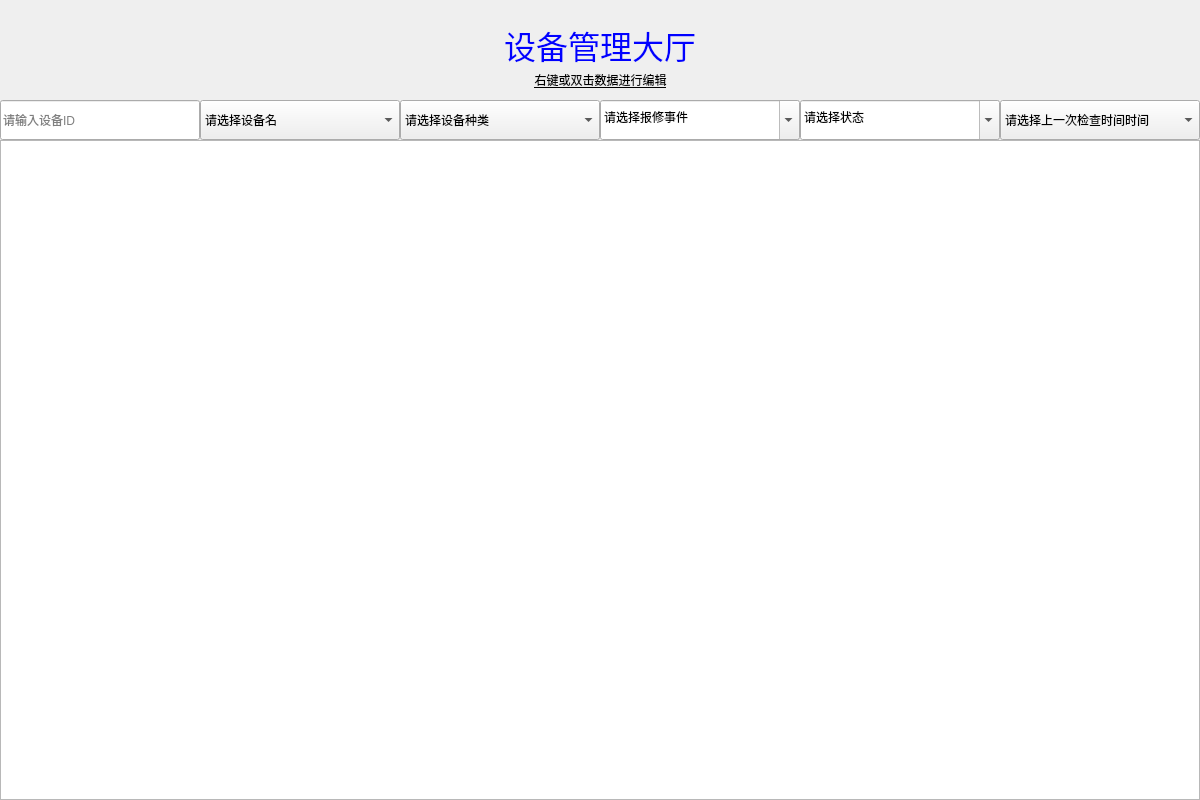
<?xml version="1.0" encoding="UTF-8"?>
<ui version="4.0">
 <class>DeviceMonitorWidget</class>
 <widget class="QWidget" name="DeviceMonitorWidget">
  <property name="geometry">
   <rect>
    <x>0</x>
    <y>0</y>
    <width>1200</width>
    <height>800</height>
   </rect>
  </property>
  <property name="minimumSize">
   <size>
    <width>1200</width>
    <height>800</height>
   </size>
  </property>
  <property name="windowTitle">
   <string>工作人员</string>
  </property>
  <widget class="QTableView" name="tableView">
   <property name="geometry">
    <rect>
     <x>0</x>
     <y>140</y>
     <width>1200</width>
     <height>660</height>
    </rect>
   </property>
   <property name="minimumSize">
    <size>
     <width>0</width>
     <height>0</height>
    </size>
   </property>
   <property name="styleSheet">
    <string notr="true"/>
   </property>
  </widget>
  <widget class="QLineEdit" name="didE">
   <property name="geometry">
    <rect>
     <x>0</x>
     <y>100</y>
     <width>200</width>
     <height>40</height>
    </rect>
   </property>
   <property name="minimumSize">
    <size>
     <width>200</width>
     <height>40</height>
    </size>
   </property>
   <property name="placeholderText">
    <string>请输入设备ID</string>
   </property>
  </widget>
  <widget class="QComboBox" name="lcb">
   <property name="geometry">
    <rect>
     <x>600</x>
     <y>100</y>
     <width>200</width>
     <height>40</height>
    </rect>
   </property>
   <property name="minimumSize">
    <size>
     <width>200</width>
     <height>40</height>
    </size>
   </property>
   <property name="editable">
    <bool>true</bool>
   </property>
   <property name="currentText">
    <string>请选择报修事件</string>
   </property>
   <item>
    <property name="text">
     <string>请选择报修事件</string>
    </property>
   </item>
  </widget>
  <widget class="QComboBox" name="tcb">
   <property name="geometry">
    <rect>
     <x>1000</x>
     <y>100</y>
     <width>200</width>
     <height>40</height>
    </rect>
   </property>
   <property name="minimumSize">
    <size>
     <width>200</width>
     <height>40</height>
    </size>
   </property>
   <item>
    <property name="text">
     <string>请选择上一次检查时间时间</string>
    </property>
   </item>
  </widget>
  <widget class="QComboBox" name="scb">
   <property name="geometry">
    <rect>
     <x>800</x>
     <y>100</y>
     <width>200</width>
     <height>40</height>
    </rect>
   </property>
   <property name="minimumSize">
    <size>
     <width>200</width>
     <height>40</height>
    </size>
   </property>
   <property name="editable">
    <bool>true</bool>
   </property>
   <item>
    <property name="text">
     <string>请选择状态</string>
    </property>
   </item>
  </widget>
  <widget class="QLabel" name="title">
   <property name="geometry">
    <rect>
     <x>480</x>
     <y>20</y>
     <width>240</width>
     <height>50</height>
    </rect>
   </property>
   <property name="font">
    <font>
     <pointsize>24</pointsize>
    </font>
   </property>
   <property name="styleSheet">
    <string notr="true">color: rgb(0, 0, 255)</string>
   </property>
   <property name="text">
    <string>设备管理大厅</string>
   </property>
   <property name="alignment">
    <set>Qt::AlignCenter</set>
   </property>
  </widget>
  <widget class="QLabel" name="label">
   <property name="geometry">
    <rect>
     <x>500</x>
     <y>70</y>
     <width>201</width>
     <height>20</height>
    </rect>
   </property>
   <property name="styleSheet">
    <string notr="true">text-decoration: underline;</string>
   </property>
   <property name="text">
    <string>右键或双击数据进行编辑</string>
   </property>
   <property name="alignment">
    <set>Qt::AlignCenter</set>
   </property>
  </widget>
  <widget class="QComboBox" name="dnab">
   <property name="geometry">
    <rect>
     <x>200</x>
     <y>100</y>
     <width>200</width>
     <height>40</height>
    </rect>
   </property>
   <item>
    <property name="text">
     <string>请选择设备名</string>
    </property>
   </item>
  </widget>
  <widget class="QComboBox" name="dkb">
   <property name="geometry">
    <rect>
     <x>400</x>
     <y>100</y>
     <width>200</width>
     <height>40</height>
    </rect>
   </property>
   <item>
    <property name="text">
     <string>请选择设备种类</string>
    </property>
   </item>
  </widget>
 </widget>
 <resources/>
 <connections/>
</ui>
